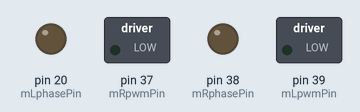
The sketch below on a simulated Arduino Mega 2560, built with avr-gcc and run on an emulated ATmega2560. Shown: switched loads named in the sketch (green lamp = pin HIGH), output pins drawn as LEDs (lit = HIGH).

Above: at 2.2 s.
At 3.8 s:
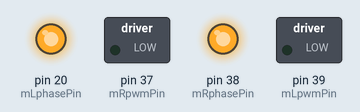
Timing chart, 0 to 12.1 s (numbered marks = the images above):
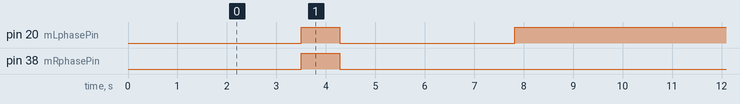

Measured:
- by itself, pin 20 (mLphasePin): repeats every 8.6 s: LOW 3.5 s, HIGH 5.1 s
- by itself, pin 38 (mRphasePin): alternates HIGH for 0.78 s and LOW for 7.8 s
- by itself, everything shown: repeats every 8.6 s, in 3 steps

The sketch:

Motor-helpers.ino
```cpp
// ...pins taken from PINOUT.txt
const int mRpwmPin = 37; // RIGHT Motor PWM
const int mRphasePin = 38; // RIGHT Motor Phase
const int mLpwmPin = 39; // LEFT Motor PWM
const int mLphasePin = 20; // LEFT Motor Phase

// ...motor calibration (native to script):
const float slowingCoeff = 0.92;  // Makes more efficient L motor slower to match R

/*
Fuction to flash the onboard LED a given number of times - only on board v 1.0

Uses no fs | Input: int times | Output: x LED flashes with a 0.3s period
*/
void blinkLED(int times) {
  for (int i = 0; i < times; i++) {
    digitalWrite(LED_BUILTIN, HIGH); // Turn the LED on
    delay(150);                      // Wait for 0.15 seconds
    digitalWrite(LED_BUILTIN, LOW);  // Turn the LED off
    delay(150);                      // Wait for 0.15 seconds
  }
}

// Function to drive the robot forward/backward a given distance in cm
void driveDistance(int speed, int distance, const float slowingCoeff = 0.92) {
  bool direction = speed < 0; // Determine direction from speed
  digitalWrite(mRphasePin, direction); // Set direction for RIGHT motor
  digitalWrite(mLphasePin, direction); // Set direction for LEFT motor

  analogWrite(mRpwmPin, abs(speed)); // Set speed for RIGHT motor
  analogWrite(mLpwmPin, abs(speed) * slowingCoeff); // Set speed for LEFT motor

  delay(abs(round((distance * 9000 / speed)))); // Simulate distance covered (adjust factor as needed)

  analogWrite(mRpwmPin, 0); // Stop RIGHT motor
  analogWrite(mLpwmPin, 0); // Stop LEFT motor
}

// Function to drive the robot forward/backward until stopped, sampled every 50ms
void drive(int speed, int step, bool stop, const float slowingCoeff = 0.92) {
  bool direction = speed < 0; // Determine direction from speed
  digitalWrite(mRphasePin, direction); // Set direction for RIGHT motor
  digitalWrite(mLphasePin, direction); // Set direction for LEFT motor

  analogWrite(mRpwmPin, abs(speed)); // Set speed for RIGHT motor
  analogWrite(mLpwmPin, abs(speed) * slowingCoeff); // Set speed for LEFT motor

  int coveredDistance = 0;
  if (!stop) {
    delay(step); // Simulate distance increments;
  } else {
    analogWrite(mRpwmPin, 0); // Stop RIGHT motor
    analogWrite(mLpwmPin, 0); // Stop LEFT motor
  }
}

// Function to turn the robot forward on the outer wheel
void turnForward(int speed, int deg, const float slowingCoeff = 0.92) {
  bool clockwise = deg > 0; // Determine direction of rotation from degrees
  if (clockwise) {
    analogWrite(mRpwmPin, 0);         // Stop RIGHT motor
    analogWrite(mLpwmPin, abs(speed) * slowingCoeff);    // Set speed for LEFT motor
  } else {
    analogWrite(mLpwmPin, 0);        // Stop LEFT motor
    analogWrite(mRpwmPin, abs(speed));    // Set speed for RIGHT motor
  }

  delay(round(abs(deg) * 2500 / speed)); // Simulate turn duration (adjust factor as needed)

  analogWrite(mRpwmPin, 0); // Stop RIGHT motor
  analogWrite(mLpwmPin, 0); // Stop LEFT motor
}

// Function to rotate the robot in place on both wheels
void rotate(int speed, int deg, const float slowingCoeff = 0.92) {
  bool clockwise = deg > 0; // Determine direction of rotation from degrees
  if (clockwise) {
    digitalWrite(mRphasePin, LOW); // RIGHT motor backward
    digitalWrite(mLphasePin, HIGH); // LEFT motor forward
  } else {
    digitalWrite(mRphasePin, HIGH); // RIGHT motor forward
    digitalWrite(mLphasePin, LOW);  // LEFT motor backward
  }

  analogWrite(mRpwmPin, abs(speed)); // Set speed for RIGHT motor
  analogWrite(mLpwmPin, abs(speed) * slowingCoeff); // Set speed for LEFT motor

  delay(round(abs(deg) * 1200 / speed)); // Simulate turn duration (adjust factor as needed)

  analogWrite(mRpwmPin, 0); // Stop RIGHT motor
  analogWrite(mLpwmPin, 0); // Stop LEFT motor
}

// the setup routine runs once when you press reset:
void setup() {
  Serial.begin(9600);

  // Configure pins as outputs
  pinMode(mRpwmPin, OUTPUT);
  pinMode(mRphasePin, OUTPUT);
  pinMode(mLpwmPin, OUTPUT);
  pinMode(mLphasePin, OUTPUT);
  blinkLED(3); // Blinks 3 times to confirm setup was done
}

// the loop routine runs over and over again continuously:
void loop() {
  blinkLED(1);
  delay(1000); // 1st sec countdown
  blinkLED(1);
  delay(1000); // 2nd sec countdown

  driveDistance(-100, 100); // drive backward straight at top speed for dist. of 1m
  blinkLED(2);

  for(int i = 0; i <= 50; i++) {
    drive(80, 50, i < 40); // drive forward at speed 80 at step of 50ms until i >= 40
    if(i % 20 == 0) blinkLED(1); // blink every second (20*50 = 1000ms)
  }
  blinkLED(2);

  turnForward(100, -90); // rotate on outer-wheel 90 deg counter-clockwise at top speed
  blinkLED(4);

  rotate(100, 180); // rotate on both wheel 180 deg counter-clock at top speed
  blinkLED(5);
}
```
